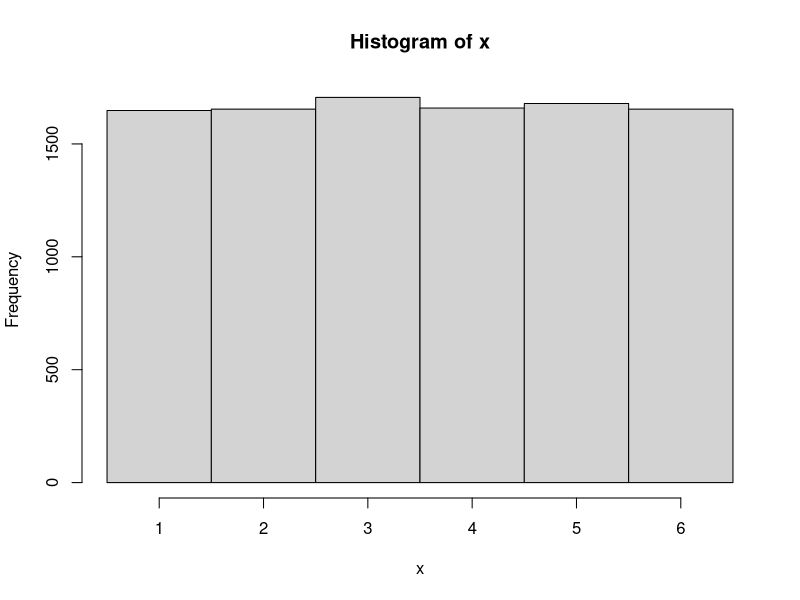
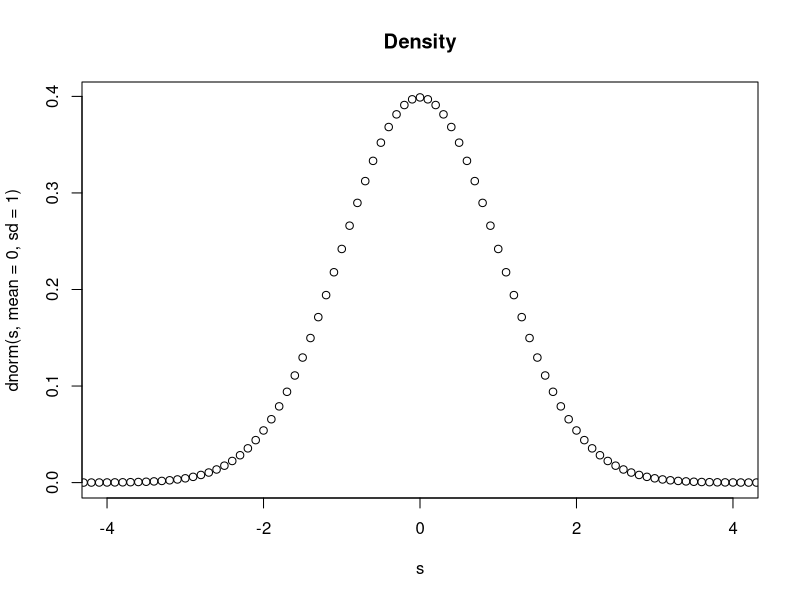
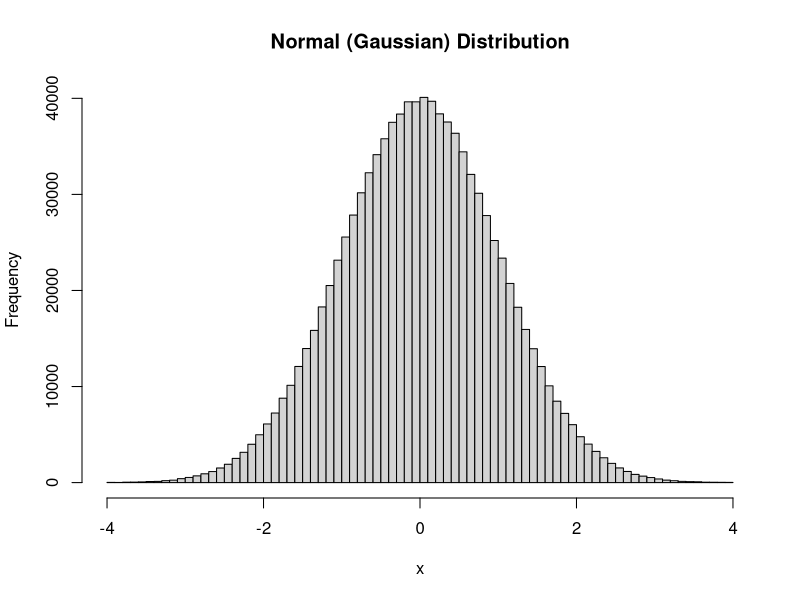
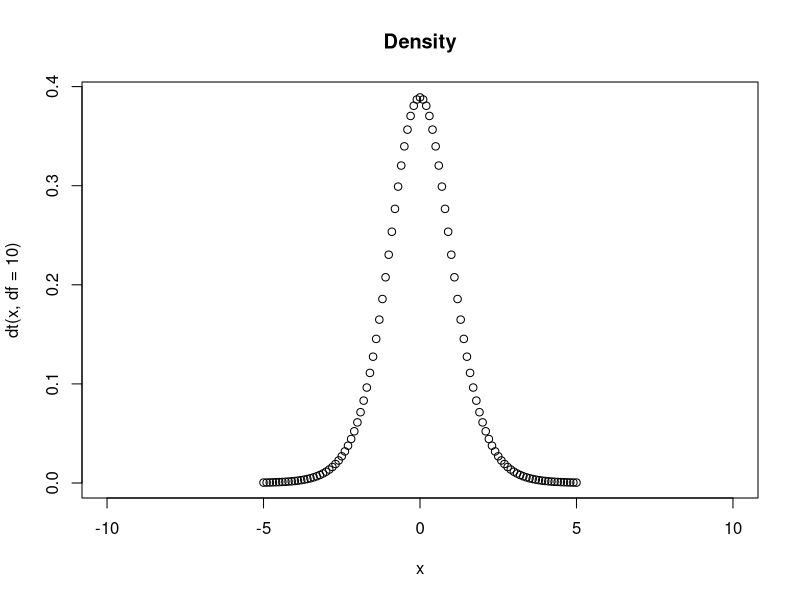
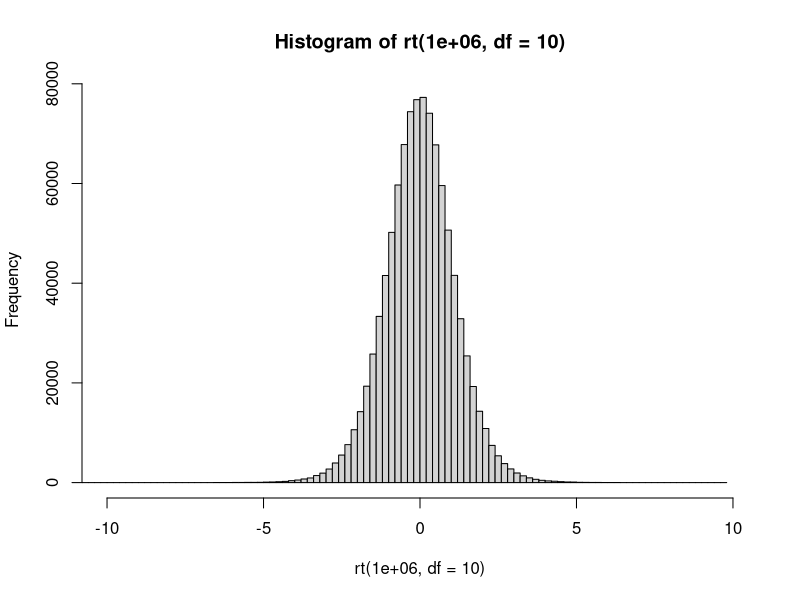
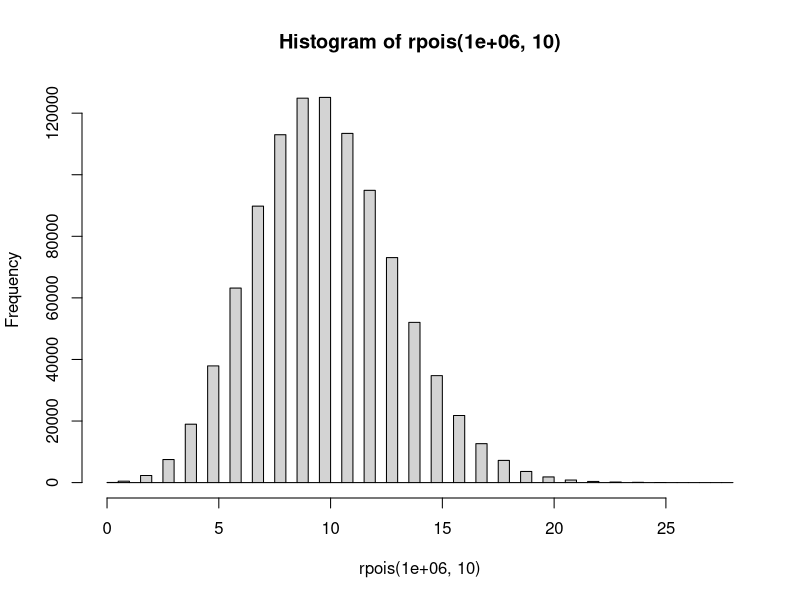
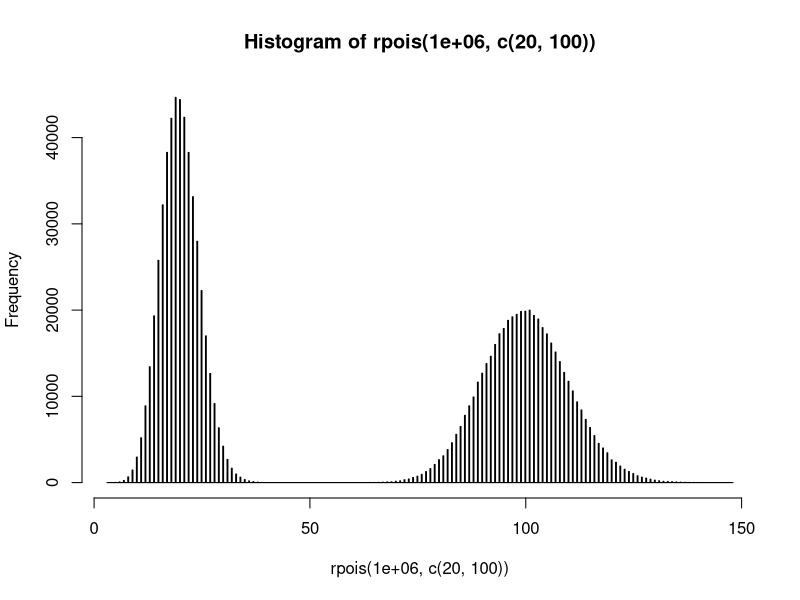
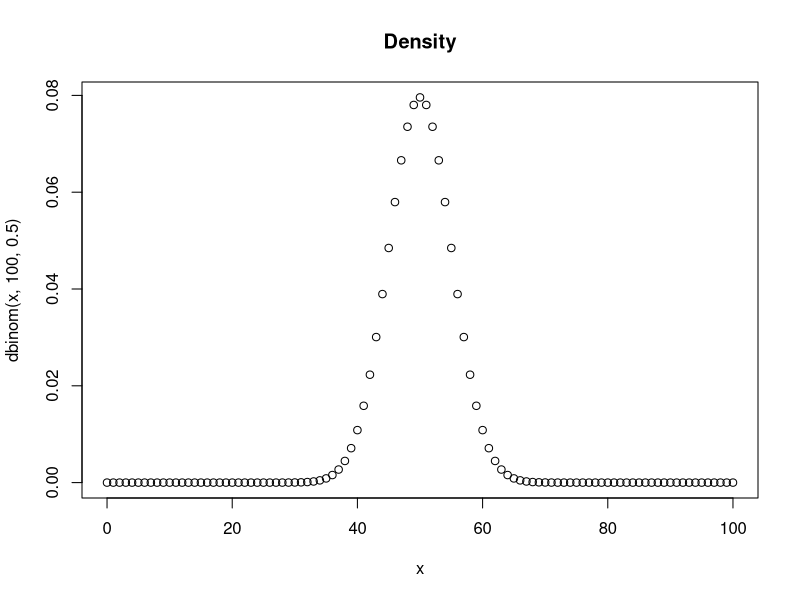

Write R code to recreate these figures, in order.
## ---- chunk 1
numcases <- 1e4
min <- 1                                 
max <- 6
x <- as.integer(runif(numcases, min, max+1))
c(min=min(x), max=max(x))
hist(x, breaks=seq(min-.5, max+.5, 1))
## ---- chunk 2
# "rnorm" function with truncation to min and max values
rtnorm <- function(n, mean, sd, a = -Inf, b = Inf){
    qnorm(runif(n, pnorm(a, mean, sd), pnorm(b, mean, sd)), mean, sd)
}

numcases <- 1e6
min = -4
max = 4
set.seed(1)
x <- rtnorm(numcases, mean=0, sd=1, min, max)
c(min=min(x), max=max(x))
set.seed(1)
x2 <- rnorm(numcases, mean=0, sd=1)
c(min=min(x2), max=max(x2))

s <- seq(-5, 5, 0.1)
plot(s, dnorm(s, mean=0, sd=1), # type="l",
     xlim=c(min, max),
     main = "Density")


hist(x, breaks=100,
     xlim=c(min, max),
     main="Normal (Gaussian) Distribution")
## ---- chunk 3
x <- seq(-5,5,0.1)
plot(x, dt(x, df=10),
    xlim=c(-10, 10),
    main="Density")

hist(rt(1e6, df=10), 
     xlim=c(-10, 10),
     breaks=100)
## ---- chunk 4

hist(rpois(1e6,10), breaks=100)
hist(rpois(1e6,c(20,100)), breaks=1000)
## ---- chunk 5
x <- seq(0, 100, 1)
plot(x, dbinom(x, 100, 0.5),
     xlim=c(0, 100),
     main="Density")

hist(rbinom(1e6, 100, 0.5), breaks=50,
     xlim=c(0, 100),
     main="Binomial Distribution")
## ---- chunk 6
x <- rlnorm(100, meanlog=0, sdlog=1)
s <- seq(0, max(x), 0.1)
d <- dlnorm(s, meanlog=0, sdlog=1)

hist(x, prob=T,
     col=gray(0.9), ylim=c(0, max(d)),
     breaks=20)

lines(density(x), lty=2)
curve(dlnorm(x, meanlog=0, sdlog=1), lwd=2, add=T, col="steelblue")
rug(x)
## ---- chunk 7
boxplot(x, horizontal=T, bty="n", main="log-normal distribution")
## ---- chunk 8
set.seed(20)
x <- rnorm(100)
e <- rnorm(100, 0, 2)
y <- 0.5 + 2*x + e
plot(x, y, main="Linear Model")
## ---- chunk 9
set.seed(20)
x <- rbinom(100, 1, 0.5)
e <- rnorm(100, 0, 2)
y <- 0.5 + 2*x + e
plot(x, y, main="Binary Linear Model")
## ---- chunk 10
set.seed(1)
x <- rnorm(100)
log.mu <- 0.5 + 0.3 * x
y <- rpois(100, exp(log.mu))
plot(x, y, main="Poisson Model")
